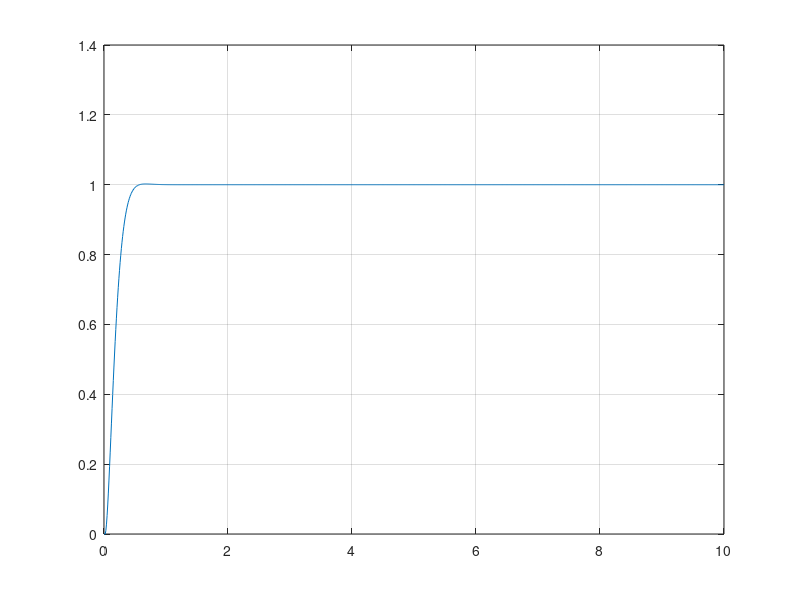

This chart was generated by the following MATLAB code:
function [] = secondOrderSystemM()
%SECONDORDERSYSTEM Summary of this function goes here
%   Detailed explanation goes here
simTime = 10;
simStep = 0.01;
omega = 10;
xi = 0.9;

states = zeros(simTime/simStep,2);
time = zeros(simTime/simStep,1);

for i = 1:size(states,1)-1
    time(i+1) = (i+1)*simStep;
    dx = [0 1;-omega^2 -2*xi*omega]*states(i,:)'+[0 omega^2]';
    states(i+1,:) = states(i,:)+dx'*simStep;
end

plot(time,states(:,1));
grid on

end

